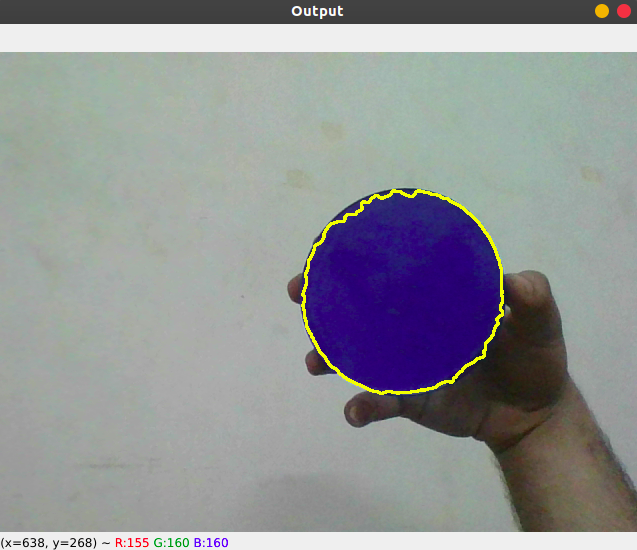
//> input picture 4_cv_basics/archived_projects/1_blob_detection/assets/blob.png, 637 x 550 px, given in place of the camera
$ ./main   (built with g++ and OpenCV 4)
//> lines starting //> are read from the running program, lines starting //| are printed output that depends on the picture; after the words box and inside, x2 and y2 are one past the last pixel; in counts of white or black regions, pixels touching at a corner belong together
### 4_cv_basics/archived_projects/1_blob_detection/include/blob_detection.hpp
// [23 lines of licence text are left out]

#ifndef BLOB_DETECTION_HPP
#define BLOB_DETECTION_HPP

#include <opencv2/opencv.hpp>

using namespace std;

double median(vector<double> vec);

tuple<double, double, double> getMedianPixelValues(cv::Mat img);

#endif

### 4_cv_basics/archived_projects/1_blob_detection/src/blob_detection.cpp
// [23 lines of licence text are left out]
#include <opencv2/opencv.hpp>
#include <iostream>

/*
    Specifying Namespaces
    Namespace is a declarative region that provides a scope to the identifiers (the names of types, functions, variables, etc) inside it.
*/

using namespace std;

/*
    Function to find median of a set of pixels

    Purpose:
    -----
    Takes a vector of pixels of one channel and outputs the median of the values.

    Input Args:
    -----
    vector<double> vec: A dynamic array with data type double.

    Returns:
    -----
    Median value
*/

double median(vector<double> vec)
{
    int size = vec.size();
    if (size == 0)
    {
        return 0; // Handle empty vector case
    }
    sort(vec.begin(), vec.end());
    if (size % 2 == 0)
    {
        // Even number of elements, take average of middle 2
        return (vec[size / 2 - 1] + vec[size / 2]) / 2.0;
    }
    else
    {
        // Odd number of elements, take middle element
        return vec[size / 2];
    }
}

/*
    Function to find median of each channel

    Purpose:
    -----
    Finds the median value of each channel in a given image

    Input Args:
    -----
    Mat img: An n-dimensional numerical array that represents an image.

    Returns:
    -----
    A tuple containing median values for each channel.
*/

tuple<double, double, double> getMedianPixelValues(cv::Mat img)
{
    // Initialize vectors to store the pixel values of each color channel
    vector<double> hue_pixels;
    vector<double> saturation_pixels;
    vector<double> value_pixels;

    // Iterate over the rows and columns of the image
    for (int i = 0; i < img.rows; i++)
    {
        for (int j = 0; j < img.cols; j++)
        {
            // Access the pixel value at (i, j)
            cv::Vec3b pixel = img.at<cv::Vec3b>(i, j);

            // Add the pixel values to the corresponding vectors
            hue_pixels.push_back(pixel[0]);
            saturation_pixels.push_back(pixel[1]);
            value_pixels.push_back(pixel[2]);
        }
    }

    // Calculate the median of each color channel
    double hue_median = median(hue_pixels);
    double saturation_median = median(saturation_pixels);
    double value_median = median(value_pixels);

    // Return the median values as a tuple
    return make_tuple(hue_median, saturation_median, value_median);
}

### 4_cv_basics/archived_projects/1_blob_detection/main.cpp
// [23 lines of licence text are left out]
#include <algorithm>
#include <tuple>
#include <vector>
#include <iostream>
#include <opencv2/opencv.hpp>
#include "blob_detection.hpp"
using namespace std;

int main()
{
   cv::VideoCapture video(0); // Read input video
   int h = 0, s = 0, v = 0;

   while (video.isOpened())
   {
       cv::Mat frame;
       video.read(frame); // Read one frame from the video
//> frame is the input picture: 550 rows x 637 cols, CV_8UC3; mean B, G, R 150.1, 147.5, 145.3
       cv::namedWindow("Image", cv::WINDOW_NORMAL);
       cv::resizeWindow("Image", 640, 480);
       cv::imshow("Image", frame);

       if (cv::waitKey(10) == 'q') //Wait for "q" key to be pressed
//> the 'q' key is pressed
       {
           cv::Rect bbox = cv::selectROI("Image", frame, false, false); // Select a region of interest on the image
//> the box from (159, 137) to (477, 412) is selected with the mouse
//> bbox = Rect(159, 137, 318, 275)
           cv::Mat hsv;
           cv::cvtColor(frame, hsv, cv::COLOR_BGR2HSV); // Convert BGR color model to HSV
//> hsv: 550 rows x 637 cols, CV_8UC3; mean H, S, V 52.7, 39.4, 158.2
           cv::Mat obj_img = hsv(cv::Rect(bbox.x, bbox.y, bbox.width, bbox.height));
//> obj_img: 275 rows x 318 cols, CV_8UC3; mean H, S, V 76.7, 92.2, 152.1
           tuple<double, double, double> medians = getMedianPixelValues(obj_img); // Find the median of HSV in the selected region.
//> after the loop in getMedianPixelValues, `for (int i = 0; i < img.rows; i++)`: hue_pixels = 87450 items
//> in median, `int size = vec.size();`: size = 87450
//> in median, `sort(vec.begin(), vec.end());`: vec = 87450 items
//> in getMedianPixelValues, `double hue_median = median(hue_pixels);`: hue_median = 73
//> in getMedianPixelValues, `double saturation_median = median(saturation_pixels);`: saturation_median = 20
//> in getMedianPixelValues, `double value_median = median(value_pixels);`: value_median = 171
           h = get<0>(medians);
//> h = 73
           s = get<1>(medians);
//> s = 20
           v = get<2>(medians);
//> v = 171
           break;
       }
   }

   while (video.isOpened())
   {
       cv::Mat frame;
       video.read(frame);

       // Converting to hsv
       cv::Mat hsv;
       cv::cvtColor(frame, hsv, cv::COLOR_BGR2HSV);

       // Getting lower and upper bounds for h,s,v values
       cv::Scalar lower(h - 5, max(0, s - 50), max(0, v - 50));
//> lower = Scalar(68, 0, 121)
       cv::Scalar upper(h + 5, min(s + 50, 255), min(v + 50, 255));
//> upper = Scalar(78, 70, 221)

       // Masking
       cv::Mat masked;
       cv::inRange(hsv, lower, upper, masked);
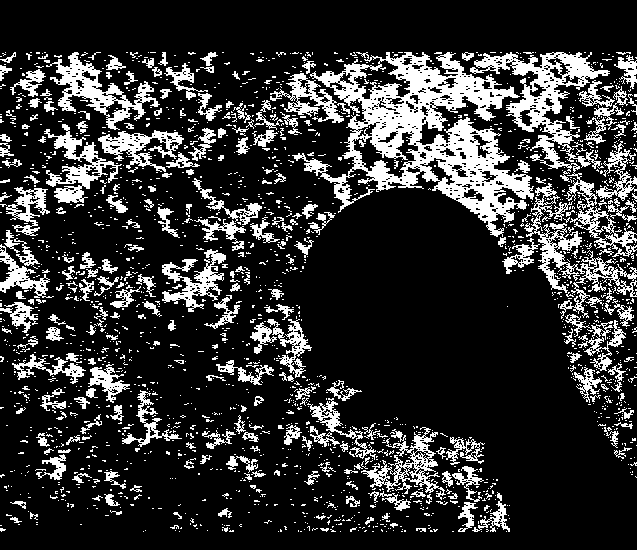
//> masked: 550 rows x 637 cols, CV_8UC1; 19.7% white; 2009 white regions (1742 under 20 px), largest, box (x1, y1, x2, y2) and area: (292, 52, 534, 237) 15514, (470, 52, 637, 259) 5940, (524, 183, 637, 319) 2921

       // Median Blur
       cv::Mat blur;
       cv::medianBlur(masked, blur, 5);
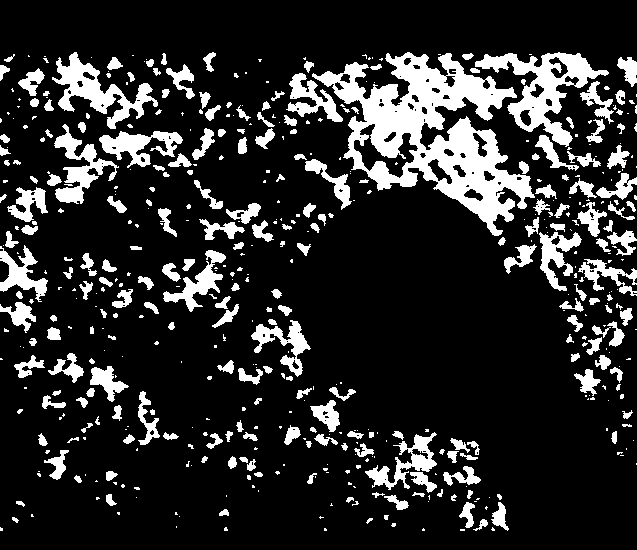
//> blur: 550 rows x 637 cols, CV_8UC1; 17% white; 524 white regions (293 under 20 px)

       // Performing bitwise_and using the 'blur' mask
       cv::Mat blob_mask;
       cv::bitwise_and(frame, frame, blob_mask, blur);
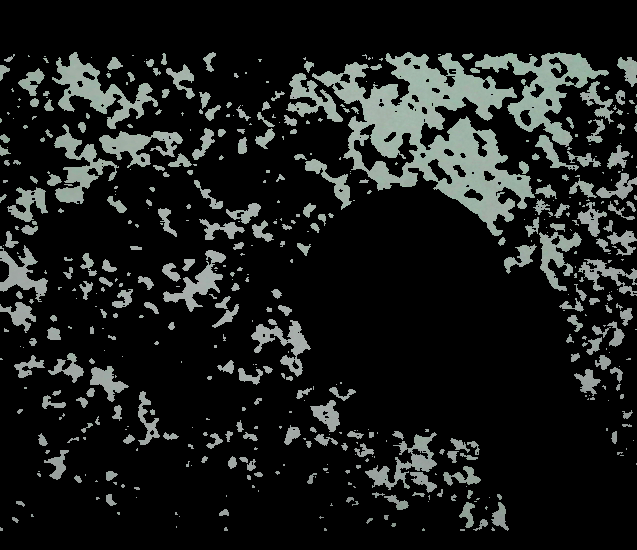
//> blob_mask: 550 rows x 637 cols, CV_8UC3; mean B, G, R 28.1, 29.5, 27.1
       cv::namedWindow("blob_mask", cv::WINDOW_NORMAL);
       cv::resizeWindow("blob_mask", 640, 480);
       cv::imshow("blob_mask", blob_mask);

       // Find contours
       vector<vector<cv::Point>> contours;
       vector<cv::Vec4i> hierarchy;
       cv::findContours(blur, contours, hierarchy, cv::RETR_TREE, cv::CHAIN_APPROX_SIMPLE);
//> contours = 630 contours, 405 with area under 20; largest, box (x1, y1, x2, y2) and area: (312, 52, 535, 236) 17340, (475, 52, 609, 147) 4226, (52, 52, 158, 129) 2470, (54, 124, 119, 204) 1516, (353, 123, 419, 179) 1344

       // Find largest contour
       int idx = 0;
       double current_max = 0;
       int counter = 0;
       for (const auto &n : contours)
       {
           double area = cv::contourArea(n);
           if (area > current_max)
           {
               current_max = area;
               idx = counter;
           }
           counter++;
       }
//> this loop made 630 passes
//> (area, current_max) on passes 9, 22, 68, 112, 465, 479, 579, 586: (49, 49), (218, 218), (286, 286), (1164.5, 1164.5), (1307.5, 1307.5), (1515.5, 1515.5), (4226.5, 4226.5), (17340, 17340)
//> area on passes 19, 23, 27, 30, 34, 38: 37, 176, 21.5, 20, 132.5, 59.5
//> after the loop, current_max = 17340; idx = 585; counter = 630

       // Draw the largest contour detected
       cv::drawContours(frame, contours, idx, cv::Scalar(0, 255, 255), 2);
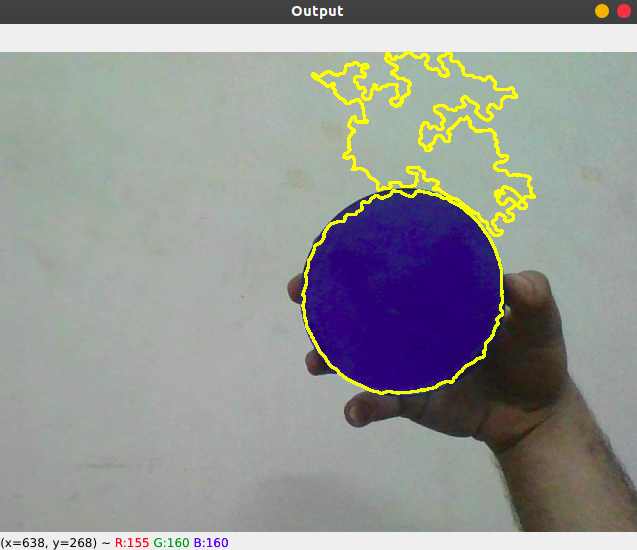
//> frame: 550 rows x 637 cols, CV_8UC3; 1.56% of pixels changed, all inside (x1, y1, x2, y2) = (311, 51, 536, 237)
       cv::namedWindow("Output", cv::WINDOW_NORMAL);
       cv::resizeWindow("Output", 640, 480);
       cv::imshow("Output", frame);

       if (cv::waitKey(10) == 'x')
//> the 'q' key is pressed
       {
           cv::destroyAllWindows();
           video.release();
           break;
       }
   }
   return 0;
}
